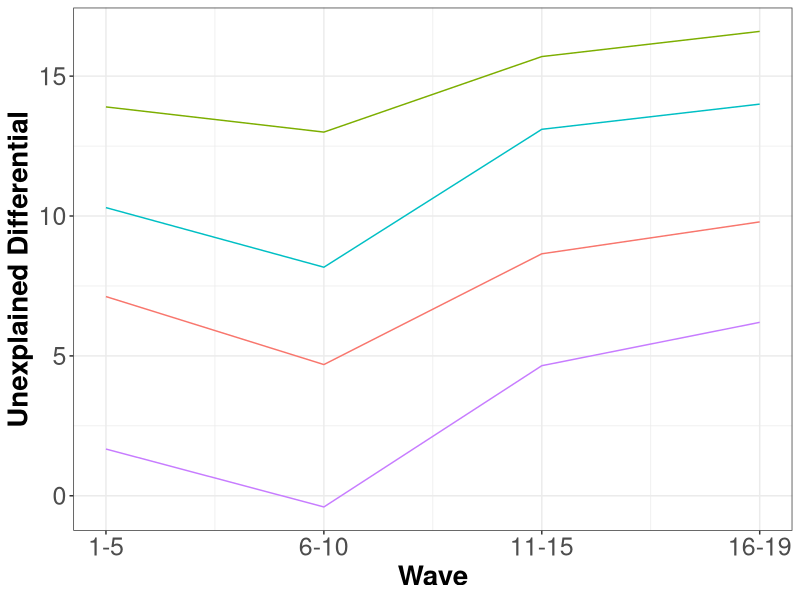
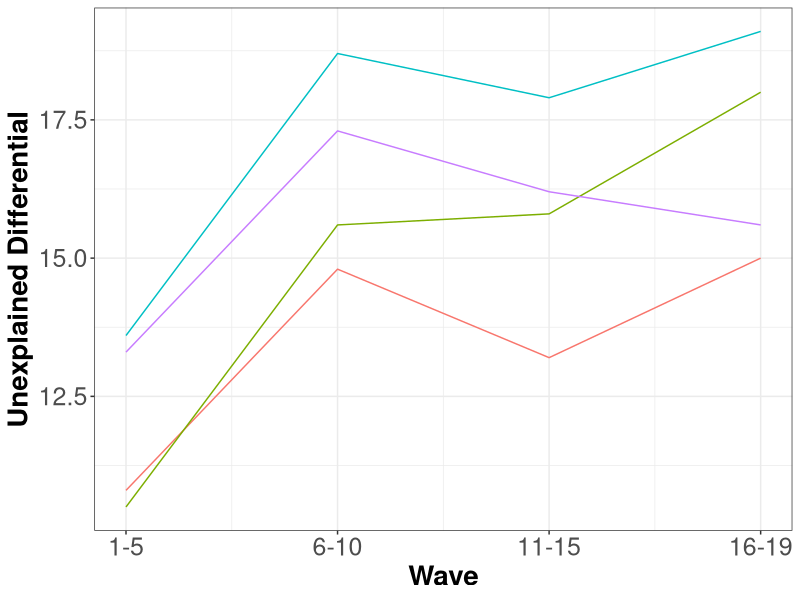

Reproduce these figures in R, in order.
library(haven)
library(tidyverse)
library(ggplot2)

quantiles = rep(c("Mean", "Q25", "Q50", "Q75"),each=4)
period = rep(1:4,4)
gap_m = c(7.12,4.69,8.65,9.79,
          13.9,13,15.7,16.6,
          10.3,8.17,13.1,14.0,
          1.67,-0.4,4.65,6.2)
gap_f = c(10.8,14.8,13.2,15,
          10.5,15.6,15.8,18,
          13.6,18.7,17.9,19.1,
          13.3,17.3,16.2,15.6)

decomp_ot = data.frame(quantiles, period, gap_m,gap_f)

ggplot(data=decomp_ot, aes(x=period,y=gap_m,colour=quantiles)) +
  geom_line(show.legend = FALSE) +
  theme_bw() +
  scale_x_continuous(labels=c("1"='1-5', "2"='6-10', "3"='11-15', "4"="16-19")) +
  xlab("Wave") +
  ylab("Unexplained Differential")+
  theme(axis.text=element_text(size=18),
        axis.title=element_text(size=20,face="bold"))

ggplot(data=decomp_ot, aes(x=period,y=gap_f,colour=quantiles)) +
  geom_line(show.legend = FALSE) +
  theme_bw() +
  scale_x_continuous(labels=c("1"='1-5', "2"='6-10', "3"='11-15', "4"="16-19")) +
  xlab("Wave") +
  ylab("Unexplained Differential")+
  theme(axis.text=element_text(size=18),
        axis.title=element_text(size=20,face="bold"))
